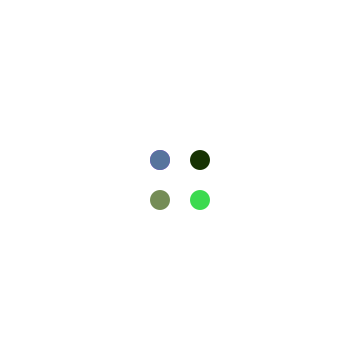
Frame 1 (no input)
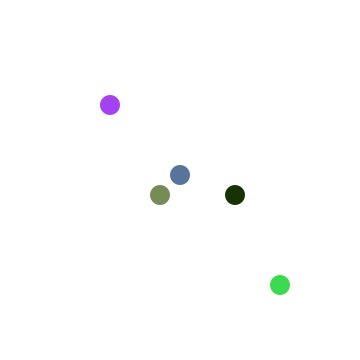
Frame 60 (the mouse pressed at the canvas centre just before this capture)
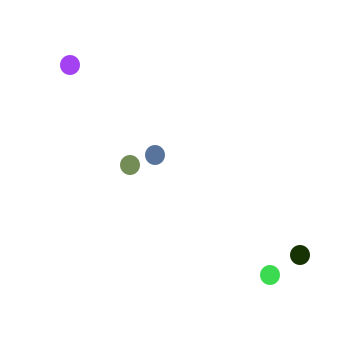
Frame 120 (the mouse held since frame 60 and released just before this capture)

The Processing sketch that drew these frames (run headless with seeded random() and noise(); from frame 60 on, the mouse is pressed at the canvas centre):

// Processing sketch: random_movement
// ── random_movement.pde
int n = 5;
float[][] coordinates;
float[][] direction;
color[] colors;

int size = 20;
int speed = 5;
int dim = 360;

void settings() {
  size(dim, dim);
}

void setup() {
  frameRate(5);
  
  coordinates = new float[n][];
  for (int i = 0; i < coordinates.length; ++i) {
    coordinates[i] = new float[2];
    switch (i % 4) {
      case 0:
        coordinates[i][0] = dim / 2 - size;
        coordinates[i][1] = dim / 2 - size;
        break;
      case 1:
        coordinates[i][0] = dim / 2 + size;
        coordinates[i][1] = dim / 2 + size;
        break;
      case 2:
        coordinates[i][0] = dim / 2 - size;
        coordinates[i][1] = dim / 2 + size;
        break;
      default:
        coordinates[i][0] = dim / 2 + size;
        coordinates[i][1] = dim / 2 - size;
    }
  }
  
  colors = new color[n];
  for (int i = 0; i < colors.length; ++i)
    colors[i] = color(random(255), random(255), random(255));
  
  direction = new float[n][];
  for (int i = 0; i < direction.length; ++i)
    direction[i] = new float[2];
}

void draw() {
  background(255);
  for (int i = 0; i < coordinates.length; ++i) {
    noStroke();
    fill(colors[i]);
    ellipse(coordinates[i][0], coordinates[i][1], size, size);
  }
  
  for (int i = 0; i < coordinates.length; ++i)
    move(i);
}

void move(int i) {
  float r = floor(random(2));
  if (r == 0.0)
    r = -1.0;
    
  if (direction[i][1] == r)
    direction[i][0] = r;
  else
    direction[i][0] = 0;
  direction[i][1] = r;
  
  coordinates[i][0] += direction[i][0] * speed;
  coordinates[i][1] += direction[i][1] * speed;
  
  coordinates[i][0] = check_bounds(coordinates[i][0]);
  coordinates[i][1] = check_bounds(coordinates[i][1]);
}

float check_bounds(float coord) {
  if (coord < 0)
    coord = dim - size / 2;
  if (coord > dim)
    coord = size / 2;
  return coord;
}
